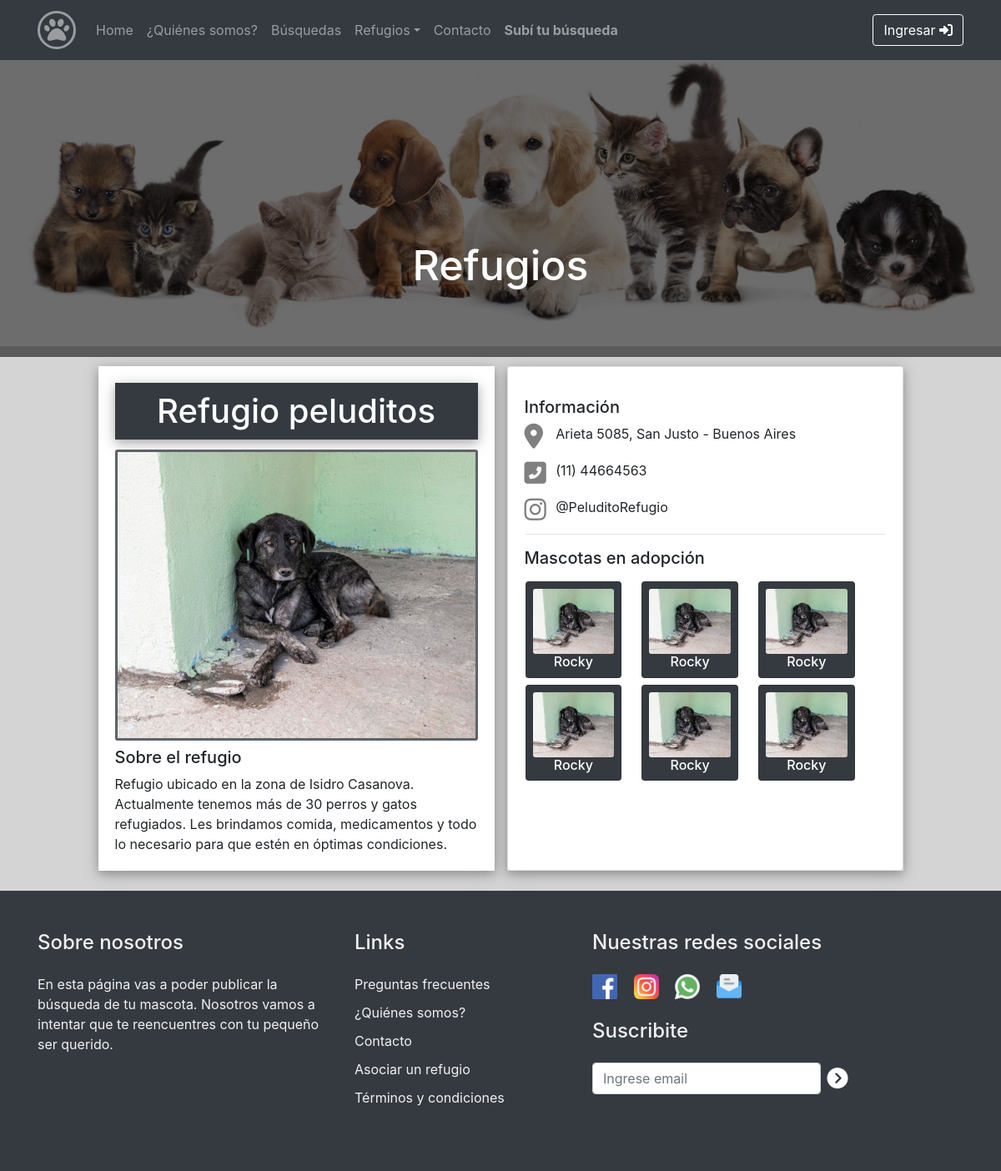
The page /refugios/13/ on the database its author committed.
### refugios/models.py (models this page shows, shortened)
class Refugio(models.Model):
    nombre = models.CharField(max_length=50)
    direccion = models.CharField(max_length=40, verbose_name="Domicilio")
    cp = models.IntegerField(verbose_name="Código Postal")
    localidad = models.CharField(max_length=40)
    provincia = models.CharField(max_length=40)
    telefono = models.IntegerField(verbose_name="Teléfono")
    codigoArea = models.IntegerField(verbose_name="Prefijo")
    celular = models.IntegerField(verbose_name="Celular")
    email = models.EmailField(verbose_name="Correo electrónico")
    confirmacionEmail = models.EmailField (verbose_name="Repita Correo electrónico")
    facebook = models.CharField(max_length=40, blank=True, null = True)
    instagram = models.CharField(max_length=40, blank=True, null = True)
    foto_refugio = models.ImageField(upload_to="refugios")
    descripcion = models.TextField()

### principal/views.py (the view)
# urls.py: path('refugios/<id>/', views.informacion_refugios),
def informacion_refugios(request, id):
    info_refugio = Refugio.objects.get(id=id)
    refugios = Refugio.objects.filter(id=id)
    newsletter = NewsletterForm()
    if request.method == 'POST':
        formularioNewsletter = NewsletterForm(data=request.POST)
        if formularioNewsletter.is_valid():
            formularioNewsletter.save()
        else:
            newsletter = formularioNewsletter
    return render(request, "principal/informacion_refugios.html", {'info_refugio': info_refugio, 'refugios': refugios,'newsletter': newsletter})

### principal/forms.py
class NewsletterForm(forms.ModelForm):
    email_newsletter = forms.CharField(widget=forms.EmailInput(attrs={'type':"email", 'class':"form-control", 'placeholder':"Ingrese email", 'aria-label':"Recipient's username", 'aria-describedby':"button-addon2",}))
    class Meta:
        model = Newsletter
        fields = ['email_newsletter',]

### principal/templates/principal/informacion_refugios.html (shortened to what this page needs)
{% extends "principal/index.html" %}
{% load static %}
{% block content %}
<br>
<div class="mt-4 contenedor_imagen pr-0 ">
    <div class="text-center fondo_banner p-0">
        <h1 class="texto_banner"> Refugios</h1>
    </div>
    <img src="{% static 'principal/img/429416-svetik_2560x1440.jpg' %}" class="imagen_banner">
</div>
<div class="container mt-4 mb-4 ">
    {% for refugio in refugios %}
    <div class="row justify-content-center">
        <div class="col-xl-5 col-lg-8 contenedor_imagen_refugio b-s">
            <h3 class="card-title nombre_refugio">{{refugio.nombre}}</h3>
            <img src="{{refugio.foto_refugio.url}}" class="card-img mb-2" alt="{{refugio.nombre}}"
                style="border-style: solid; border-width: 3px; border-color: #5d6369; ">
            <h5>Sobre el refugio </h5>
            {{refugio.descripcion}}
        </div>
        <div class="col-xl-5 col-lg-8 card_descripcion p-0 b-s">
            <div class="card col-md-12 p-0" style="background-color: white; height: 100%; width: 100%;">
                <div class="card-body">
                    <h5>Información </h5>
                    <div class="mb5">
                        <div class="w5 f-left mr-3">
                            <i class="fas fa-map-marker-alt icono_refugio"></i>
                        </div>
                        <div class="w95 ">
                            {{refugio.direccion}}, {{refugio.localidad}} -
                            {{refugio.provincia}}
                        </div>
                    </div>
                    <div class="mb5">
                        <div class="w5 f-left mr-3">
                            <i class="fas fa-phone-square-alt icono_refugio"></i>
                        </div>
                        <div class="w95 mb5">
                            ({{refugio.codigoArea}}) {{refugio.telefono}}
                        </div>
                    </div>
                    {% if refugio.instagram != "" %}
                    <div class="mb5">
                        <div class="w5 f-left mr-3">
                            <i class="fab fa-instagram icono_refugio"></i>
                        </div>
                        <div class="w95 mb5">
                            <a href="https://www.instagram.com/{{refugio.instagram}}" target="_blank"
                                class="link_refugio">
                                @{{refugio.instagram}}
                            </a>
                        </div>
                    </div>
                    {% endif %}
                    <hr>
                    <h5>Mascotas en adopción </h5>
                    <div class="row" style="text-align: center;">
                        <div class="card bg-dark text-white col-md-3 p-2 mr-4 ml-3 mt-2">
                            <img src="{{refugio.foto_refugio.url}}" class="card-img" alt="...">
                            <h5 class="card-title m-0" style="font-size: medium; text-align: center;" ;>Rocky</h5>
                        </div>
                        <div class="card bg-dark text-white  col-md-3  p-2 mr-4 mt-2">
                            <img src="{{refugio.foto_refugio.url}}" class="card-img" alt="...">
                            <h5 class="card-title m-0" style="font-size: medium; text-align: center;" ;>Rocky</h5>
                        </div>
                        <div class="card bg-dark text-white  col-md-3  p-2 mt-2">
                            <img src="{{refugio.foto_refugio.url}}" class="card-img" alt="...">
                            <h5 class="card-title m-0" style="font-size: medium; text-align: center;" ;>Rocky</h5>
                        </div>
                    </div>
                    <div class="row" style="text-align: center;">
                        <div class="card bg-dark text-white col-md-3 p-2 mr-4 ml-3 mt-2">
                            <img src="{{refugio.foto_refugio.url}}" class="card-img" alt="...">
                            <h5 class="card-title m-0" style="font-size: medium; text-align: center;" ;>Rocky</h5>
                        </div>
                        <div class="card bg-dark text-white  col-md-3  p-2 mr-4 mt-2">
                            <img src="{{refugio.foto_refugio.url}}" class="card-img" alt="...">
                            <h5 class="card-title m-0" style="font-size: medium; text-align: center;" ;>Rocky</h5>
                        </div>
                        <div class="card bg-dark text-white  col-md-3  p-2 mt-2">
                            <img src="{{refugio.foto_refugio.url}}" class="card-img" alt="...">
                            <h5 class="card-title m-0" style="font-size: medium; text-align: center;" ;>Rocky</h5>
                        </div>
                    </div>
                </div>
            </div>
        </div>
    </div>
</div>
{% endfor %}
{% endblock %}

### principal/static/principal/css/styles.css (style rules this page uses)
.imagen_banner { width: 100%; background-repeat:no-repeat; }
.contenedor_imagen { padding-right: 0px !important; padding-left: 0px !important; position: relative; }
.fondo_banner { background: rgba(12, 12, 12, 0.6); position: absolute; width: 100%; }
.texto_banner { width: 100%; color: white; padding-top: 20%; font-weight: 500; position: relative; font-size: 50px; }
.icono_refugio { color: grey ; margin-right: 15px; font-size: 30px; }
.w5 { width: 5%; }
.f-left { float: left; }
.w95 { width: 95%; }
.mb5 { margin-bottom: 20px; }
.link_refugio { text-decoration: none; color: #212529; }
.contenedor_imagen_refugio { margin-bottom: 20px; background-color: white; padding: 20px !important; }
.b-s { box-shadow: 0 4px 10px 0 rgb(0 0 0 / 20%), 0 4px 20px 0 rgb(0 0 0 / 19%)!important ; }
.card_descripcion { max-height: 544px; margin-left: 15px; }
.nombre_refugio { text-align: center; font-size: 40px; box-shadow: 0 4px 10px 0 rgb(0 0 0 / 20%), 0 4px 20px 0 rgb(0 0 0 / 19%)!important ; padding: 10px; background-color: #343a40; color: white; }
@media (min-width: 1200px) { .fondo_banner { height: 380px; } }
@media (min-width: 1200px) { .contenedor_imagen_refugio { margin-bottom: 0px; } }

### rows shown on the page
Refugio: nombre "Refugio peluditos", foto_refugio (picture), descripcion "Refugio ubicado en la zona de Isidro Casanova. Actualmente tenemos más de 30 perros y gatos refugiados. Les brindamos comida, medicamentos y todo lo necesario para que estén en óptimas condiciones.", direccion "Arieta 5085", localidad "San Justo", provincia "Buenos Aires", codigoArea "11", telefono "44664563", instagram "PeluditoRefugio"
